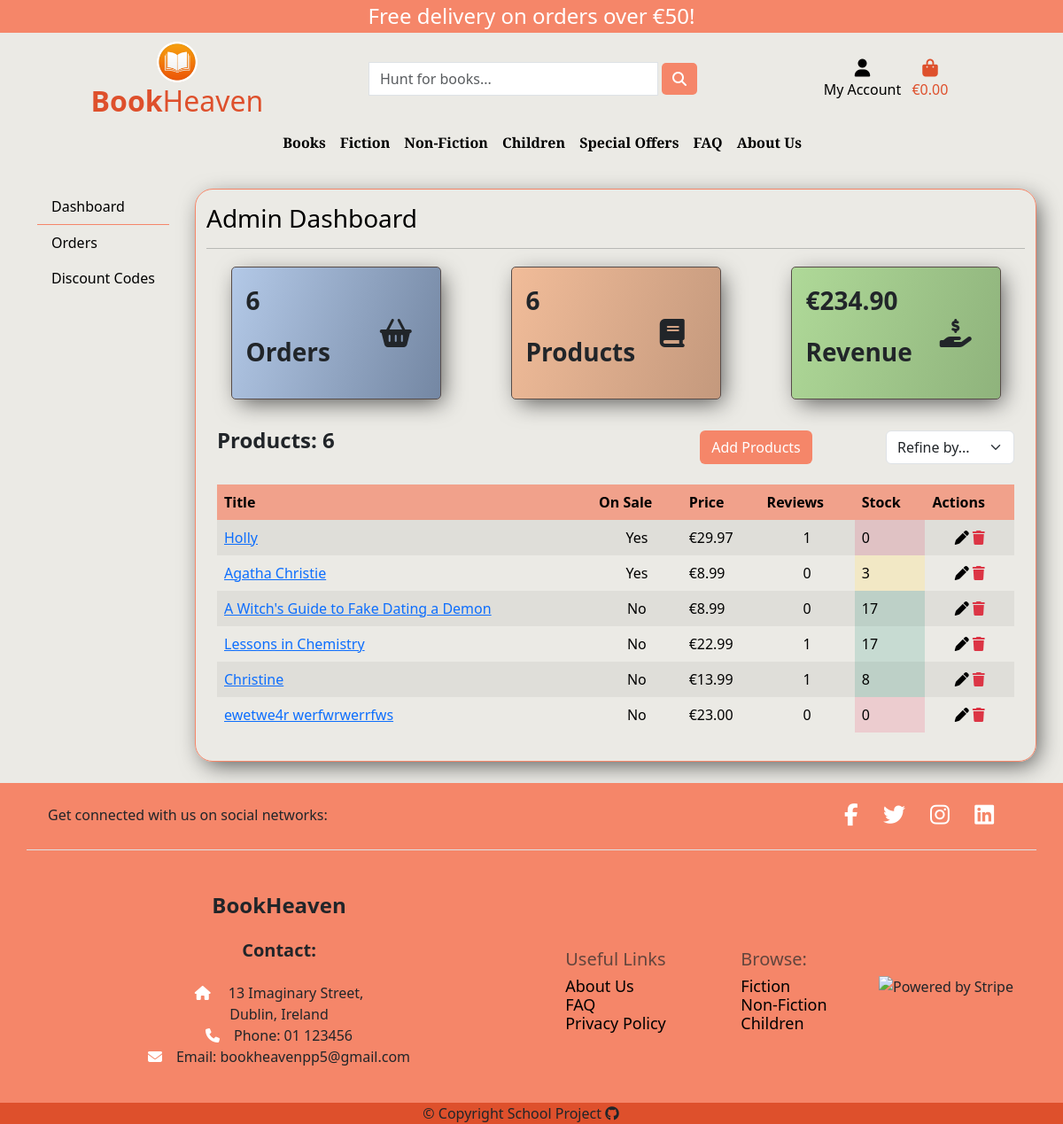
The page /admin_panel/dashboard/ (signed in) on the database its author committed.
### products/models.py (models this page shows, shortened)
class Book(models.Model):
    genre = models.ForeignKey(Genre, on_delete=models.SET_NULL, null=True)
    title = models.CharField(max_length=255)
    author = models.ManyToManyField(Author, related_name='books')
    description = models.TextField()
    image = models.ImageField(
        null=True, blank=True, upload_to='books/', default='books/product-not-found.png')
    publisher = models.CharField(max_length=200)
    date_published = models.DateField()
    language = models.CharField(max_length=200)
    pages = models.IntegerField(null=True, blank=True)
    isbn = models.CharField(max_length=13)
    stock_amount = models.IntegerField(
        default=1, validators=[MinValueValidator(0), MaxValueValidator(1000)])
    in_stock = models.BooleanField(default=True)
    on_sale = models.BooleanField(default=False)
    price = models.DecimalField(max_digits=6, decimal_places=2)
    discount = models.IntegerField(null=True, blank=True)
    sale_price = models.DecimalField(
        max_digits=6, decimal_places=2, null=True, blank=True)
    created = models.DateTimeField(auto_now_add=True)
    id = models.UUIDField(default=uuid.uuid4, unique=True,
                          primary_key=True, editable=False)
    @property
    def product_price(self):
        if self.on_sale and self.sale_price < self.price:
            return self.sale_price
        return self.price

### admin_panel/views.py (the view, shortened to what this page needs)
# urls.py: path('dashboard/', views.admin_dashboard, name='admin-panel'),
@login_required
def admin_dashboard(request):
    if not request.user.is_superuser:
        messages.error(request, 'You need admin rights to access this page.')
        return redirect('home')
    orders = Order.objects.all()
    products = Book.objects.all()
    total_product_count = products.count()
    total_grand_total = Order.objects.aggregate(
        total_grand_total=Sum('grand_total'))
    grand_total_sum = total_grand_total['total_grand_total']
    context = {
        'orders': orders,
        'products': products,
        'total': grand_total_sum,
        'total_product_count': total_product_count, }
    return render(request, 'admin_panel/admin_dashboard.html', context)

### admin_panel/templates/admin_panel/admin_dashboard.html (shortened to what this page needs)
{% extends 'admin_panel/admin_base.html' %}
{% load static %}
{% block admin_content %}
<h3 class="text-black">Admin Dashboard</h3>
<hr>
<div class="row d-flex justify-content-around">
    <div class="col-10 col-md-3 stats-container orders p-3 my-1">
        <div class="row">
            <div class="col-8">
                <p class="fw-bold fs-3">{{ orders.count }}</p>
                <p class="fw-bold fs-3">Orders</p>
            </div>
            <div class="col-4 my-auto"><i class="fa-solid fa-basket-shopping fa-2xl"></i></div>
        </div>
    </div>
    <div class="col-10 col-md-3 stats-container products p-3 my-1">
        <div class="row">
            <div class="col-8">
                <p class="fw-bold fs-3">{{ total_product_count }}</p>
                <p class="fw-bold fs-3">Products</p>
            </div>
            <div class="col-4 my-auto"><i class="fa-solid fa-book fa-2xl"></i></div>
        </div>
    </div>
    <div class="col-10 col-md-3 stats-container users p-3 my-1">
        <div class="row">
            <div class="col-8">
                {% if total %}
                <p class="fw-bold fs-3">€{{ total|floatformat:2 }}</p>
                {% else %}
                <p class="fw-bold fs-3">€0</p>
                {% endif %}
                <p class="fw-bold fs-3">Revenue</p>
            </div>
            <div class="col-4 my-auto"><i class="fa-solid fa-hand-holding-dollar fa-2xl"></i>
            </div>
        </div>
    </div>
    <div class="row">
        <div class="col-12">
            <div class="row mt-4">
                <div class="col-12 col-md-6">
                    <p class="fw-bold fs-4 justify-content-md-start">Products: {{ products.count }}</p>
                </div>
                <div class="col-12 col-md-6  my-auto order-md-last d-flex justify-content-between justify-content-md-end">
                    <a href="{% url 'admin-add-product' %}" class="btn btn-orange mx-md-auto">Add Products</a>
                    <div class="sort-select-wrapper">
                        <select id="sort-selector" class="form-select">
                            <option value="reset" {% if current_sorting == 'None_None' %}selected{% endif %}>Refine by...</option>
                        </select>
                    </div>
                </div>
            </div>
            {% if products %}
            <div class="order-history table-responsive mt-3">
                <table class="table table-borderless table-striped table-hover">
                    <thead>
                        <tr class="order-table-row">
                            <th>Title</th>
                            <th>On Sale</th>
                            <th>Price</th>
                            <th>Reviews</th>
                            <th>Stock</th>
                            <th>Actions</th>
                        </tr>
                    </thead>
                    <tbody>
                        {% for product in products %}
                        <tr>
                            <td>
                                <a href="{% url 'product' product.id %}" title="{{ product.title }}">
                                    {{ product.title }}
                                </a>
                            </td>
                            <td class="text-center">
                                {% if product.on_sale %}
                                Yes
                                {% else %}
                                No
                                {% endif %}
                            </td>
                            <td>€{{ product.product_price|floatformat:'2' }}</td>
                            <td class="text-center">{{ product.reviews.count }}</td>
                            {% if product.stock_amount == 0 %}
                            <td id="status-cell-nostock">
                                {{ product.stock_amount }}
                            </td>
                            {% elif product.stock_amount <= 5 %}
                            <td id="status-cell-warning">
                                {{ product.stock_amount }}
                            </td>
                            {% else %}
                            <td id="status-cell-instock">
                                {{ product.stock_amount }}
                            </td>
                            {% endif %}
                            <td class="text-center">
                                <a href="{% url 'admin-edit-product' product.id %}" class="text-black" title="Edit"><i
                                        class="fa-solid fa-pen"></i></a>
                                <a href="{% url 'admin-delete-product' product.id %}" class="text-danger" title="Delete"><i
                                        class="fa-solid fa-trash"></i></a>
                            </td>
                        </tr>
                        {% endfor %}
                    </tbody>
                </table>
            </div>
            {% else %}
            <div class="d-grid gap-2">
                <p class="text-center">No Products to display</p>
            </div>
            {% endif %}
        </div>
    </div>
</div>
{% endblock admin_content %}

### static/css/style.css (style rules this page uses)
:root { --orange: #f58669; --dark-orange: #de502c; --offwhite: #ebe8e0; --offwhite2: #efefed; --dark-gray: #574c49; --white: #ffff; --brown: #63453d; }
body { min-height: 100vh; display: flex; flex-direction: column; background-color: #ebeae5; }
.btn-orange { background-color: var(--orange); color: var(--white); }
.table > :not(caption) > * > * { background-color: transparent; border-bottom-color: var(--dark-gray); }
.order-history { max-height: 529px; overflow-y: auto; }
.stats-container { border: 1px solid var(--dark-gray); border-radius: 5px; box-shadow: 5px 7px 26px -4px rgba(0, 0, 0, 0.66); -webkit-box-shadow: 5px 7px 26px -4px rgba(0, 0, 0, 0.66); -moz-box-shadow: 5px 7px 26px -4px rgba(0, 0, 0, 0.66); }
.stats-container.users { background: rgb(143, 179, 124); background: linear-gradient(287deg, rgba(143, 179, 124, 1) 0%, rgba(175, 217, 152, 1) 100%); }
.stats-container.products { background: rgb(196, 153, 125); background: linear-gradient(287deg, rgba(196, 153, 125, 1) 0%, rgba(241, 188, 153, 1) 100%); }
.stats-container.orders { background: rgb(116, 135, 163); background: linear-gradient(287deg, rgba(116, 135, 163, 1) 0%, rgba(178, 200, 231, 0.9808298319327731) 100%); }
.stats-container p { font-size: 1.3rem; }
.order-table-row { background-color: rgb(241 161 139); }
#status-cell-instock { background-color: #c7dbd2 !important; }
#status-cell-nostock { background-color: #eccccf !important; }
#status-cell-warning { background-color: #f2e8c5 !important; }

### rows shown on the page
Book: title "Holly", shows "Yes", product_price "29.97", reviews.count "1", stock_amount "0"
Book: title "Agatha Christie", shows "Yes", product_price "8.99", reviews.count "0", stock_amount "3"
Book: title "A Witch's Guide to Fake Dating a Demon", shows "No", product_price "8.99", reviews.count "0", stock_amount "17"
Book: title "Lessons in Chemistry", shows "No", product_price "22.99", reviews.count "1", stock_amount "17"
Book: title "Christine", shows "No", product_price "13.99", reviews.count "1", stock_amount "8"
Book: title "ewetwe4r werfwrwerrfws", shows "No", product_price "23.00", reviews.count "0", stock_amount "0"

### other values the page prints
{{ free_delivery_threshold }} "50"
{{ orders.count }} "6"
{{ total_product_count }} "6"
{{ total|floatformat:2 }} "234.90"
{{ products.count }} "6"
